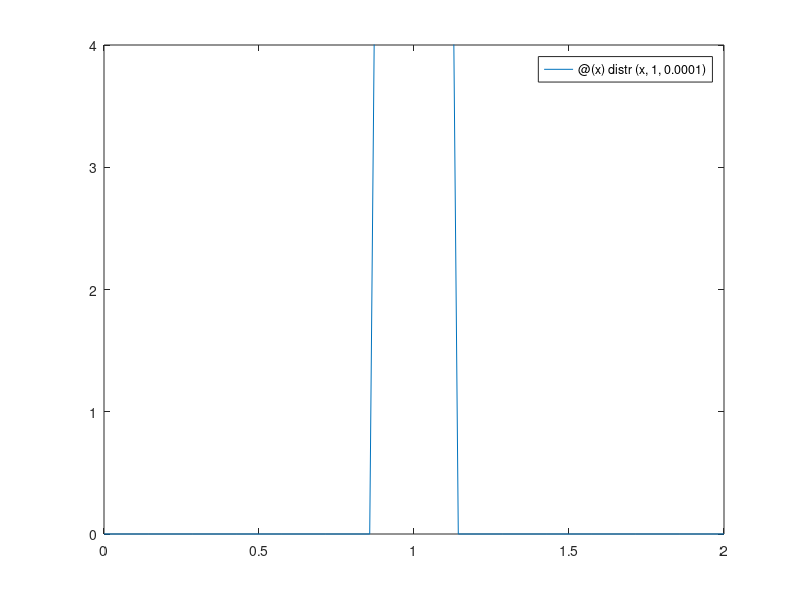

This chart was generated by the following MATLAB code:
distr = @(x, psi, xi) pdf('Gamma', x, 1/xi, (psi*xi));

clf;
fplot(@(x) distr(x, 1, 0.0001), [0,2,0,4]);


% clf; hold on;
% 
% if true
%     range = 0.5:0.5:3;
%     
%     for psi = range
%         fplot(@(x) distr(x, psi,1.1), [0,2,0,4]);
%     end
%     legend(arrayfun(@(x) sprintf('psi = %.1f', x), range, 'UniformOutput', false));
% else
%     range = 0.5:0.5:3;
%     
%     for xi = range
%         fplot(@(x) distr(x, 1.1, xi), [0,2,0,4]);
%     end
%     legend(arrayfun(@(x) sprintf('xi = %.1f', x), range, 'UniformOutput', false));
% end